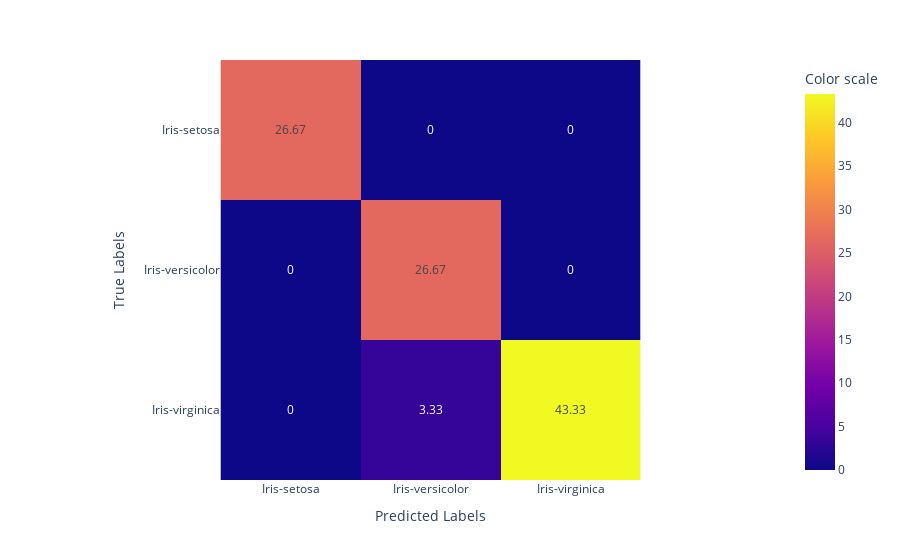

Notebook code for this chart:
### Code cell
import numpy as np
import plotly.express as px

confusion_m = confusion_matrix(y_test_numpy, y_pred_class_numpy)
confusion_m = np.round((confusion_m / confusion_m.sum()) * 100, 2)

fig = px.imshow(confusion_m, text_auto=True, labels=dict(x="Predicted Labels", y="True Labels", color="Color scale"),
                x=['Iris-setosa', 'Iris-versicolor', 'Iris-virginica'],
                y=['Iris-setosa', 'Iris-versicolor', 'Iris-virginica']
               )

fig.show()

### Figure 1 — Plotly figure (JSON) as saved in the notebook; plotly's stock layout.template omitted (floating-point values rounded to 4 significant figures)
{"data": [{"coloraxis": "coloraxis", "hovertemplate": "Predicted Labels: %{x}<br>True Labels: %{y}<br>Color scale: %{z}<extra></extra>", "name": "0", "texttemplate": "%{z}", "type": "heatmap", "x": ["Iris-setosa", "Iris-versicolor", "Iris-virginica"], "xaxis": "x", "y": ["Iris-setosa", "Iris-versicolor", "Iris-virginica"], "yaxis": "y", "z": [[26.67, 0, 0], [0, 26.67, 0], [0, 3.33, 43.33]]}], "layout": {"coloraxis": {"colorbar": {"title": {"text": "Color scale"}}, "colorscale": [[0, "#0d0887"], [0.1111, "#46039f"], [0.2222, "#7201a8"], [0.3333, "#9c179e"], [0.4444, "#bd3786"], [0.5556, "#d8576b"], [0.6667, "#ed7953"], [0.7778, "#fb9f3a"], [0.8889, "#fdca26"], [1, "#f0f921"]]}, "margin": {"t": 60}, "xaxis": {"anchor": "y", "constrain": "domain", "domain": [0, 1], "scaleanchor": "y", "title": {"text": "Predicted Labels"}}, "yaxis": {"anchor": "x", "autorange": "reversed", "constrain": "domain", "domain": [0, 1], "title": {"text": "True Labels"}}}}
